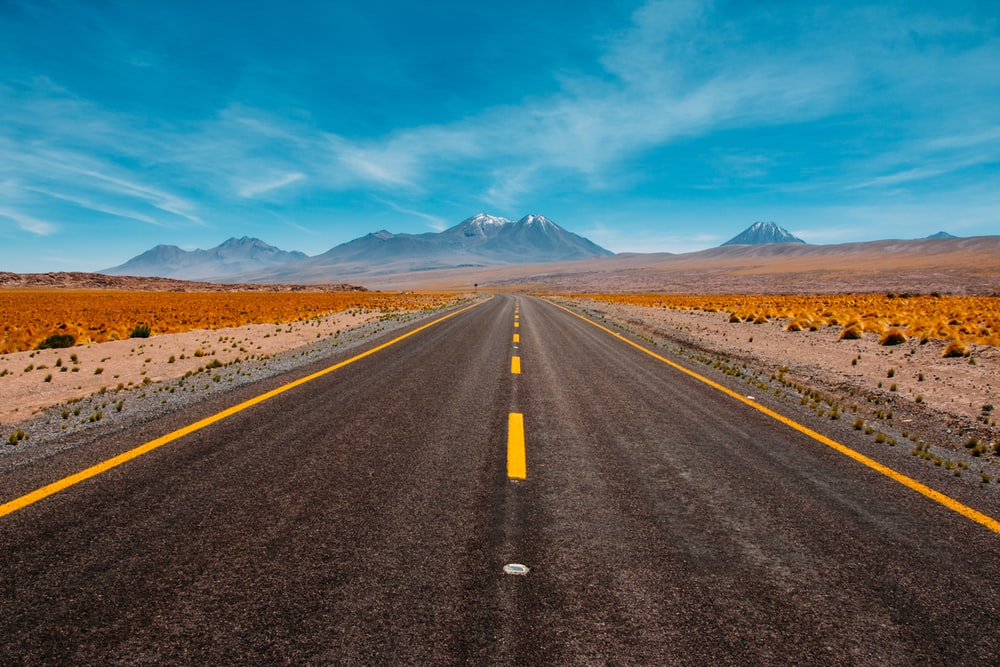
#> input picture sample.jpg, 1000 x 667 px, given in place of the camera
$ python edge.py
#> lines starting #> are read from the running program, lines starting #| are printed output that depends on the picture
#> further down, frame is the input picture: shape (667, 1000, 3); mean B, G, R 110.4, 106.7, 83.2
# Python program to  Edge detection
# using OpenCV in Python
# using Sobel edge detection
# and laplacian method
import cv2
import numpy as np

#Capture livestream video content from camera 0
cap = cv2.VideoCapture(0)

alpha_slider_max = 100
title_window = 'Linear Blend'
def on_trackbar(val):
    alpha = val / alpha_slider_max
    beta = ( 1.0 - alpha )
    dst = cv.addWeighted(src1, alpha, src2, beta, 0.0)
    cv.imshow(title_window, dst)


def getLines(img, canny1, canny2, hough):
#> called with canny1 = 30, canny2 = 70, hough = 120
    rgb = cv2.cvtColor(img,cv2.COLOR_BGR2RGB)
    #plt.imshow( rgb )
    #plt.show()
    gray = cv2.cvtColor(img,cv2.COLOR_BGR2GRAY)
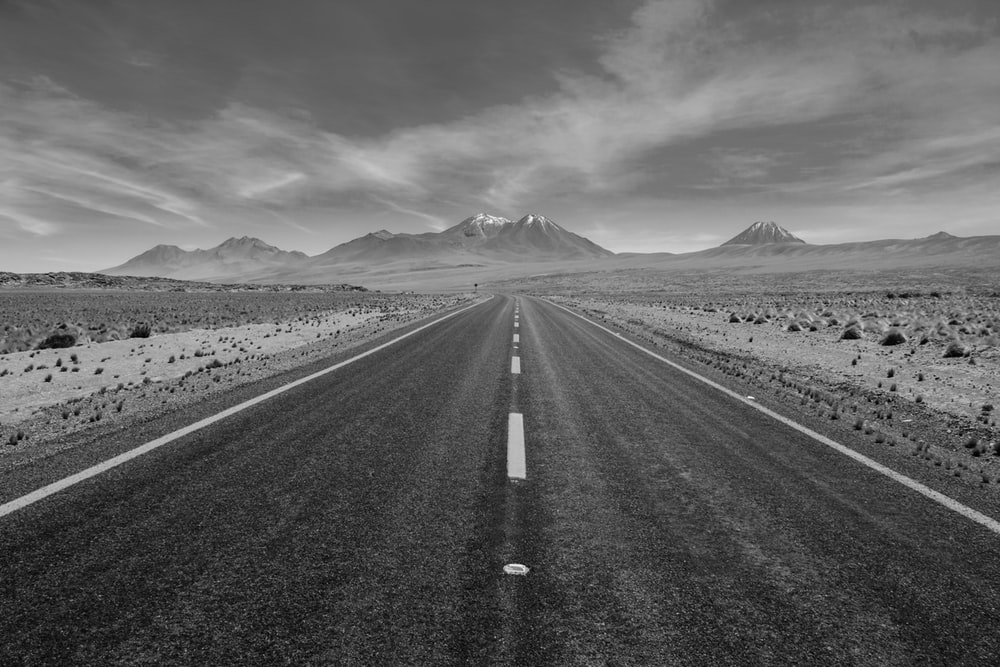
#> gray: shape (667, 1000); min 0, max 250, mean 100.1
    edges = cv2.Canny(gray,canny1,canny2)
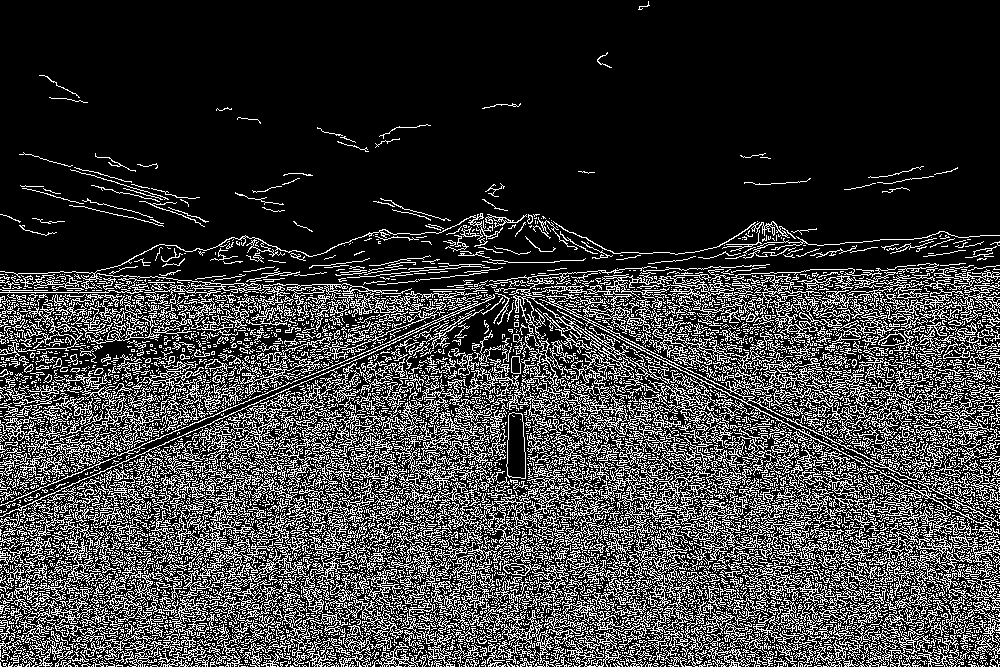
#> edges: shape (667, 1000); 22.8% white in thin lines or dots
    #lines = cv2.HoughLines(edges,1,np.pi/180, hough)
    lines = cv2.HoughLines(edges,1,np.pi/180, hough)

    count = 0
    try:
        for l in lines:
            #for r,theta in l:
            for r,theta in l:

                a = np.cos(theta)
                b = np.sin(theta)
                x0 = a*r
                y0 = b*r
                x1 = int(x0 + 1000*(-b))
                y1 = int(y0 + 1000*(a))
                x2 = int(x0 - 1000*(-b))
                y2 = int(y0 - 1000*(a))
                # cv2.line draws a line in img from the point(x1,y1) to (x2,y2).
                # (0,0,255) denotes the colour of the line to be
                #drawn. In this case, it is red.
                cv2.line(img,(x1,y1), (x2,y2), (255-count*10,count*10,count*10),3)
            count = count + 1
#> this loop made 24723 passes
#> l on passes 1 to 3: [[650, 1.54]], [[638, 1.43]], [[579, 1.24]]
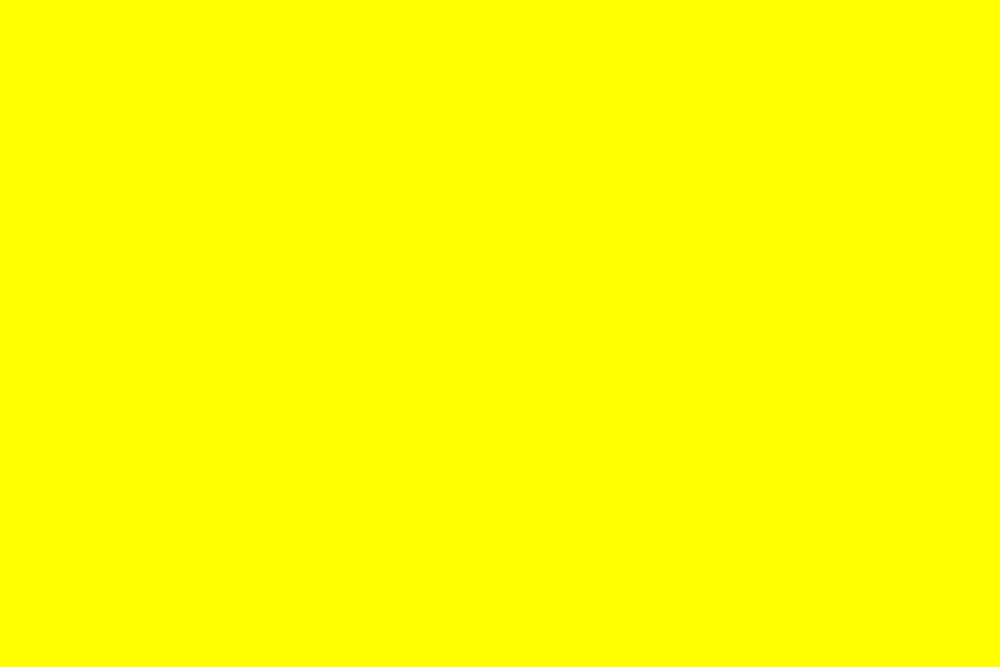
#> img: shape (667, 1000, 3); mean B, G, R 0, 255, 255
#> after the loop, count = 24723
    except TypeError:
        pass
    return img

cv2.namedWindow('maran')
cv2.resizeWindow('maran', 600,900)


cv2.createTrackbar('canny1', 'maran', 30, 255, (lambda a: None))
cv2.createTrackbar('canny2', 'maran', 70, 255, (lambda b: None))
cv2.createTrackbar('hough', 'maran', 120, 255, (lambda c: None))


while(1):
    canny1 = cv2.getTrackbarPos('canny1', 'maran')
    canny2 = cv2.getTrackbarPos('canny2', 'maran')
    hough = cv2.getTrackbarPos('hough', 'maran')

    # Take each frame
    _, frame = cap.read()

    cv2.imshow('maran',getLines(frame,canny1,canny2,hough))

    k = cv2.waitKey(5) & 0xFF
#> (key Esc is pressed here)
    print(canny1, canny2, hough)
    if k == 27:
        break


cv2.destroyAllWindows()

#release the frame
cap.release()
